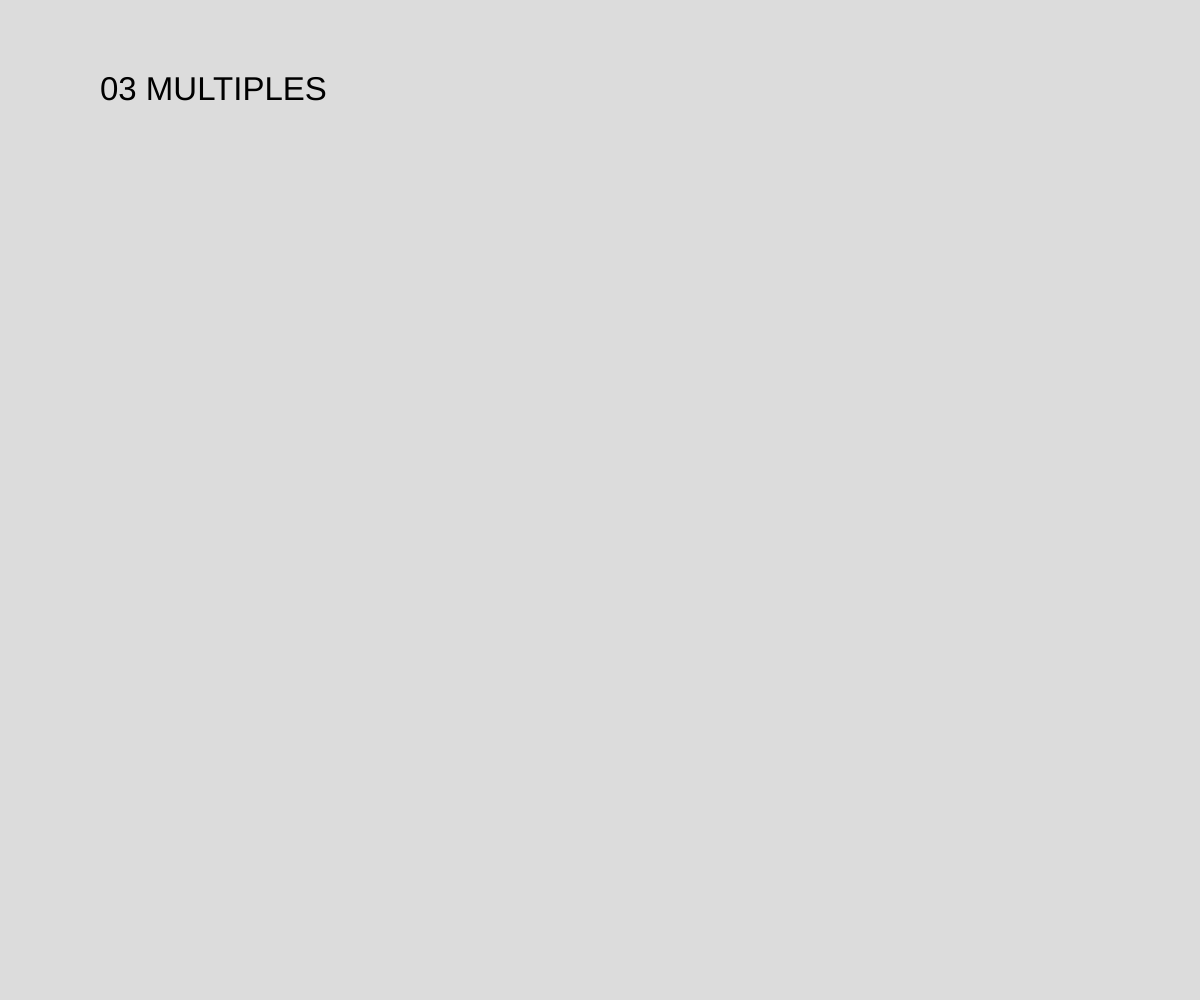
Frame 1 (no input)
Frame 60 (no input): identical to frame 1, image omitted
Frame 120 (the mouse pressed at the canvas centre since frame 60): identical to frame 1, image omitted

The p5.js sketch that drew this single still picture (run headless with seeded random() and noise() and a simulated clock; from frame 60 on, the mouse is pressed at the canvas centre):

// p5.js sketch
// ── sketch.js
function setup() {
  createCanvas(windowWidth, windowHeight);
}

function draw() {
  background(220);
  textSize(33);
  text("03 MULTIPLES", 100, 100);
}
